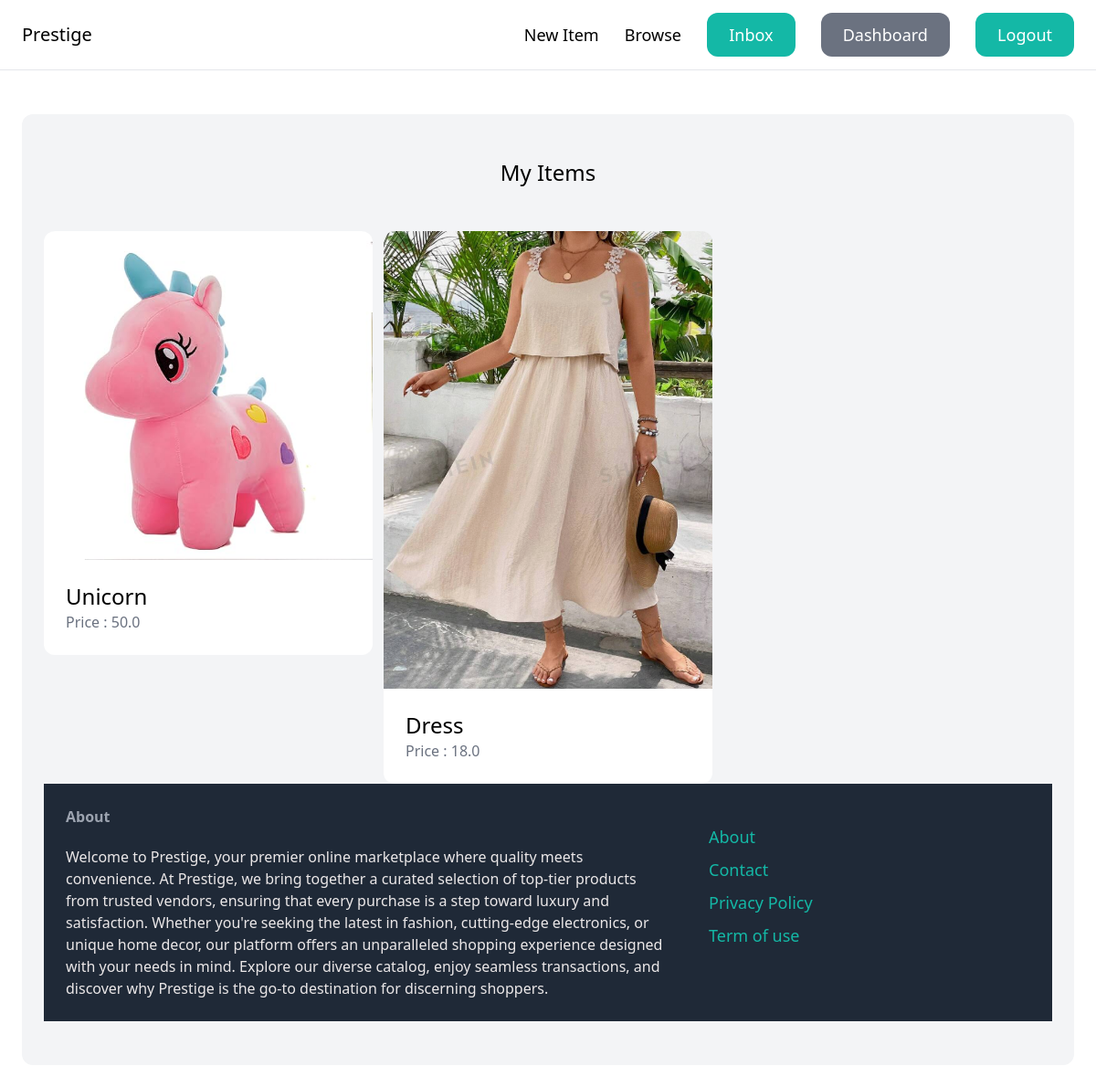
The app's page /dashboard/dashboard/ (signed in), older data.
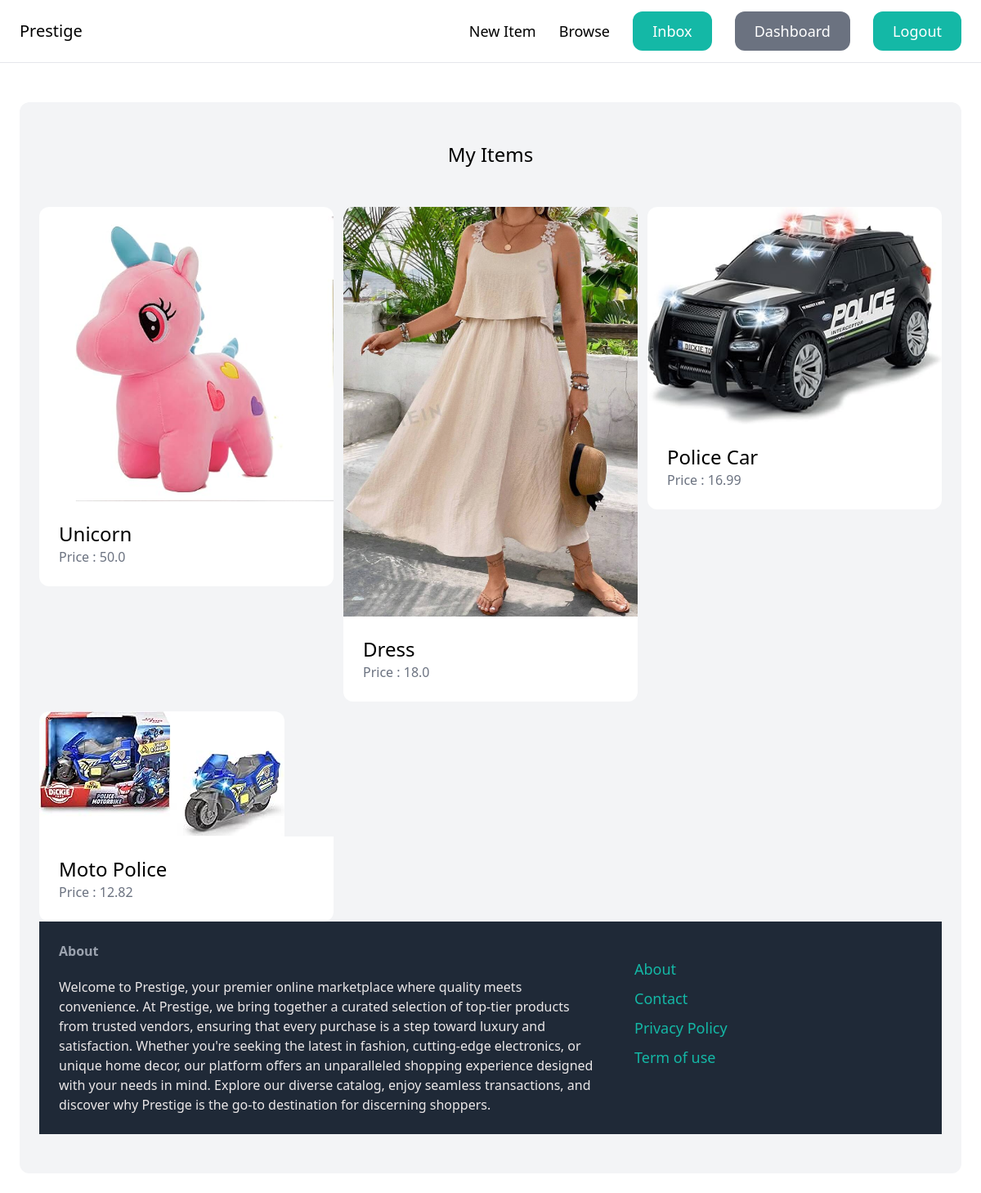
The same page, newer data.
### item/models.py (models this page shows, shortened)
class Item (models.Model):
    category=models.ForeignKey(Category, related_name='items', on_delete=models.CASCADE)
    name=models.CharField(max_length=255)
    description = models.TextField(blank=True, null=True)
    price = models.FloatField()
    image= models.ImageField(upload_to='item_image', blank=True, null=True)
    is_sold = models.BooleanField(default=False)
    created_by  = models.ForeignKey(User, related_name='items', on_delete=models.CASCADE)
    created_at = models.DateTimeField(auto_now_add=True)

### dashboard/views.py (the view)
# urls.py: path('dashboard/', views.my_dashboard, name='dashboard')  ,
def my_dashboard(request):
    items = Item.objects.filter(created_by=request.user)
    return  render(request, 'dashboard/my_dashboard.html',{
        'items':items
    })

### templates/dashboard/my_dashboard.html (shortened to what this page needs)
{% extends 'core/base.html' %}
{% block content %}
    <div class="mt-6 px-6 py-12 bg-gray-100 rounded-xl">
        <h2 class="mb-12 text-2xl text-center">My Items</h2>
        <div class="grid grid-cols-3 gap-3">
            {% for item in items %}
                <div>
                    <a href="{% url 'item:detail' item.id %}">
                        <div>
                            <img src="{{ item.image.url}}" class="rounded-t-xl">
                        </div>
                        <div class="p-6 bg-white rounded-b-xl">
                            <h2 class="text-2xl">{{ item.name }}</h2>
                            <p class="text-gray-500"> Price : {{ item.price }}</p>
                        </div>
                    </a>
                </div>
            {% endfor %}
{% endblock %}

### templates/core/base.html (shortened to what this page needs)
<!DOCTYPE html>
<html>
    <head>
        <script src="https://cdn.tailwindcss.com"></script>
    </head>
    <body>
        <nav class="py-6 px-6 flex justify-between items-center border-b border-gray-200">
            <a href="/" class="text-xl font-semiblod">Prestige</a>
            <div class="space-x-6">
                <a href="{% url 'item:new_item'%}" class="text-lg font-semiblod hover:text-gray-500">New Item</a>
                <a href="{% url 'core:index' %}" class="text-lg font-semiblod hover:text-gray-500">Browse</a>
                {%if request.user.is_authenticated %}
                <a href="#" class="px-6 py-3 text-lg font-semiblod bg-teal-500 text-white rounded-xl hover:bg-teal-700">Inbox</a>
                <a href="{% url 'dashboard:dashboard' %}" class="px-6 py-3 text-lg font-semiblod bg-gray-500 text-white rounded-xl hover:bg-gray-700">Dashboard</a>
                <a href="{% url 'core:logout' %}" class="px-6 py-3 text-lg font-semiblod bg-teal-500 text-white rounded-xl hover:bg-teal-700">Logout</a>
                {% else %}
                <a href="{% url 'core:signup' %}" class="px-6 py-3 text-lg font-semiblod bg-teal-500 text-white rounded-xl hover:bg-teal-700">Sign up</a>
                <a href="{% url 'core:login' %}" class="px-6 py-3 text-lg font-semiblod bg-gray-500 text-white rounded-xl hover:bg-gray-700">Log in</a>
                {% endif %}
            </div>
        </nav>
        <div class="px-6 py-6">
            {% block content %}
            {% endblock %}
        </div>
        <footer class="py-6 px-6 flex justify-between bg-gray-800">
            <div class="w-2/3 pr-10">
                <h3 class="mb-5 font-semiblod text-gray-400"><b>About</b></h3>
                <p style="color:rgba(245, 240, 240, 0.955);">Welcome to Prestige, your premier online marketplace where quality meets convenience. At Prestige, we bring together a curated selection of top-tier products from trusted vendors, ensuring that every purchase is a step toward luxury and satisfaction. Whether you're seeking the latest in fashion, cutting-edge electronics, or unique home decor, our platform offers an unparalleled shopping experience designed with your needs in mind. Explore our diverse catalog, enjoy seamless transactions, and discover why Prestige is the go-to destination for discerning shoppers.</p>
            </div>
            <div class="w-1/3">
                <ul class="space-y-2">
                    <li><a href="#" class="text-lg text-teal-500 hover:text-teal-700">About</a></li>
                    <li><a href="{% url 'core:contact' %}" class="text-lg text-teal-500 hover:text-teal-700">Contact</a></li>
                    <li><a href="#" class="text-lg text-teal-500 hover:text-teal-700">Privacy Policy</a></li>
                    <li><a href="#" class="text-lg text-teal-500 hover:text-teal-700">Term of use</a></li>
                </ul>
            </div>
        </footer>
    </body>
</html>

Row changes from the older to the newer data that the page shows:
added Item: image (picture), name "Police Car", price "16.99"
added Item: image (picture), name "Moto Police", price "12.82"
